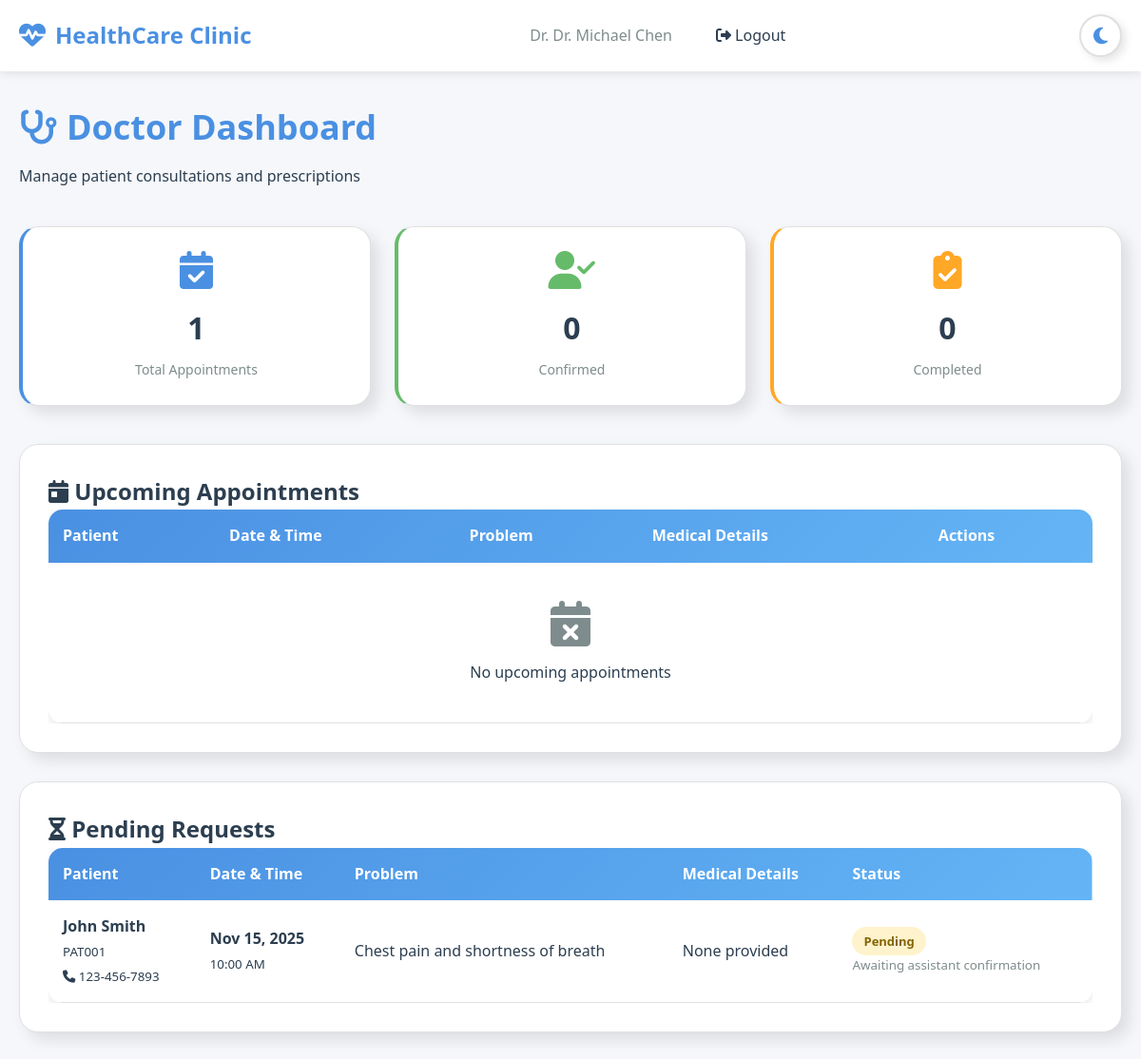
The page /doctor_dashboard.php (signed in) on the database as committed earlier.
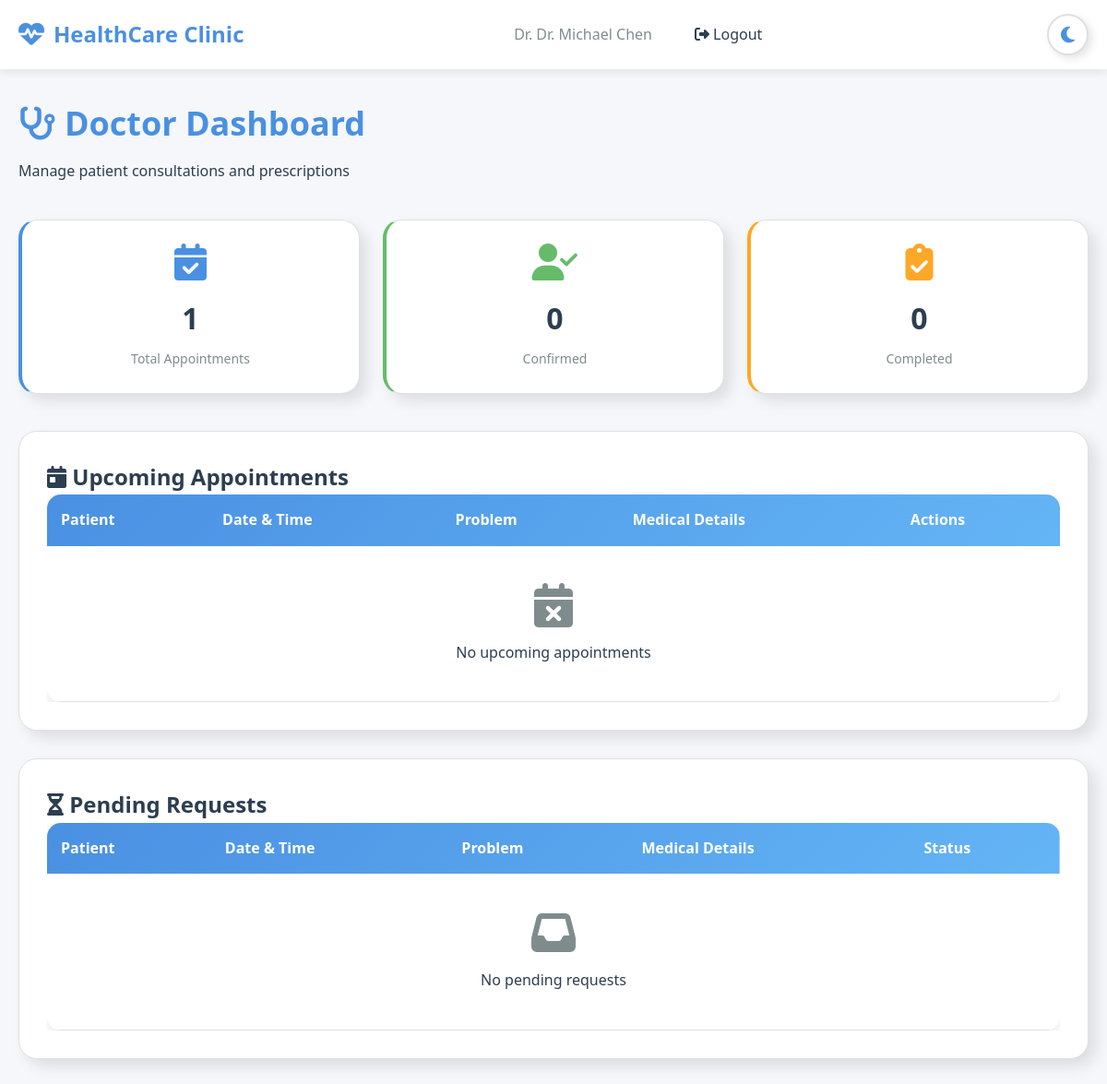
The same page on the database as committed later.
### tables this page shows
CREATE TABLE `appointments` (
  `id` int(11) NOT NULL,
  `appointment_id` varchar(50) NOT NULL,
  `patient_id` varchar(50) NOT NULL,
  `doctor_id` varchar(50) NOT NULL,
  `appointment_date` date NOT NULL,
  `appointment_time` time NOT NULL,
  `status` enum('pending','confirmed','cancelled','completed') DEFAULT 'pending',
  `problem_description` text DEFAULT NULL,
  `medical_details` text DEFAULT NULL,
  `created_at` timestamp NOT NULL DEFAULT current_timestamp(),
  `updated_at` timestamp NOT NULL DEFAULT current_timestamp() ON UPDATE current_timestamp()
);

CREATE TABLE `users` (
  `id` int(11) NOT NULL,
  `user_id` varchar(50) NOT NULL,
  `name` varchar(100) NOT NULL,
  `password` varchar(255) NOT NULL,
  `role` enum('assistant','doctor','patient') NOT NULL,
  `email` varchar(100) DEFAULT NULL,
  `phone` varchar(20) DEFAULT NULL,
  `created_at` timestamp NOT NULL DEFAULT current_timestamp()
);

### config.php (called while the page is built, shortened)
<?php
function formatDate($date) {
    return date('M d, Y', strtotime($date));
}
function formatTime($time) {
    return date('h:i A', strtotime($time));
}
?>

### doctor_dashboard.php (the view, shortened to what the changed rows need)
<?php
require_once 'config.php';
$conn = getDBConnection();
$doctor_id = $_SESSION['user_id'];
$pending_query = "SELECT a.*, u.name as patient_name, u.phone as patient_phone, u.email as patient_email
    FROM appointments a
    JOIN users u ON a.patient_id = u.user_id
    WHERE a.doctor_id = ? AND a.status = 'pending'
    ORDER BY a.appointment_date ASC, a.appointment_time ASC";
$stmt = $conn->prepare($pending_query);
$stmt->bind_param("s", $doctor_id);
$stmt->execute();
$pending_appointments = $stmt->get_result();
$stats_query = "SELECT
    COUNT(*) as total_appointments,
    (SELECT COUNT(*) FROM appointments WHERE doctor_id = ? AND status = 'confirmed') as confirmed,
    (SELECT COUNT(*) FROM appointments WHERE doctor_id = ? AND status = 'completed') as completed
    FROM appointments WHERE doctor_id = ?";
$stmt = $conn->prepare($stats_query);
$stmt->bind_param("sss", $doctor_id, $doctor_id, $doctor_id);
$stmt->execute();
$stats = $stmt->get_result()->fetch_assoc();
?>
<!DOCTYPE html>
<html lang="en">
<head>
    <link rel="stylesheet" href="css/style.css">
    <link rel="stylesheet" href="https://cdnjs.cloudflare.com/ajax/libs/font-awesome/6.4.0/css/all.min.css">
</head>
<body>
    <div class="dashboard">
        <div class="container">
            <div class="dashboard-header">
                <h1><i class="fas fa-stethoscope"></i> Doctor Dashboard</h1>
            </div>
            <div class="morphism-card" style="margin-bottom: 30px;">
                <h2><i class="fas fa-calendar-day"></i> Upcoming Appointments</h2>
                <div class="table-container">
                    <table>
                        <thead>
                            <tr>
                                <th>Patient</th>
                                <th>Date & Time</th>
                                <th>Problem</th>
                                <th>Medical Details</th>
                                <th>Actions</th>
                            </tr>
                        </thead>
                    </table>
                </div>
            </div>
            <div class="morphism-card" style="margin-bottom: 30px;">
                <h2><i class="fas fa-hourglass-half"></i> Pending Requests</h2>
                <div class="table-container">
                    <table>
                        <thead>
                            <tr>
                                <th>Patient</th>
                                <th>Date & Time</th>
                                <th>Problem</th>
                                <th>Medical Details</th>
                                <th>Status</th>
                            </tr>
                        </thead>
                        <tbody>
                            <?php if($pending_appointments->num_rows > 0): ?>
                            <?php while($apt = $pending_appointments->fetch_assoc()): ?>
                            <tr>
                                <td>
                                    <strong><?php echo $apt['patient_name']; ?></strong><br>
                                    <small><?php echo $apt['patient_id']; ?></small><br>
                                    <small><i class="fas fa-phone"></i> <?php echo $apt['patient_phone']; ?></small>
                                </td>
                                <td>
                                    <strong><?php echo formatDate($apt['appointment_date']); ?></strong><br>
                                    <small><?php echo formatTime($apt['appointment_time']); ?></small>
                                </td>
                                <td><?php echo $apt['problem_description']; ?></td>
                                <td><?php echo $apt['medical_details'] ?: 'None provided'; ?></td>
                                <td>
                                    <span class="badge badge-pending">Pending</span>
                                    <small style="display:block;color:var(--text-secondary);">Awaiting assistant confirmation</small>
                                </td>
                            </tr>
                            <?php endwhile; ?>
                            <?php else: ?>
                            <tr>
                                <td colspan="5" style="text-align: center; padding: 40px;">
                                    <i class="fas fa-inbox" style="font-size: 48px; color: var(--text-secondary); margin-bottom: 15px;"></i>
                                    <p>No pending requests</p>
                                </td>
                            </tr>
                            <?php endif; ?>
                        </tbody>
                    </table>
                </div>
            </div>
        </div>
    </div>
</body>
</html>

Rows that differ between the two databases and show on the page:
no longer on this page (row edited): appointments: users.name "John Smith", patient "PAT001", users.phone "123-456-7893", appointment_date "Nov 15, 2025", appointment_time "10:00 AM", problem_description "Chest pain and shortness of breath", medical_details "None provided"
Other text that changed with them:
text now shown: "No pending requests"
